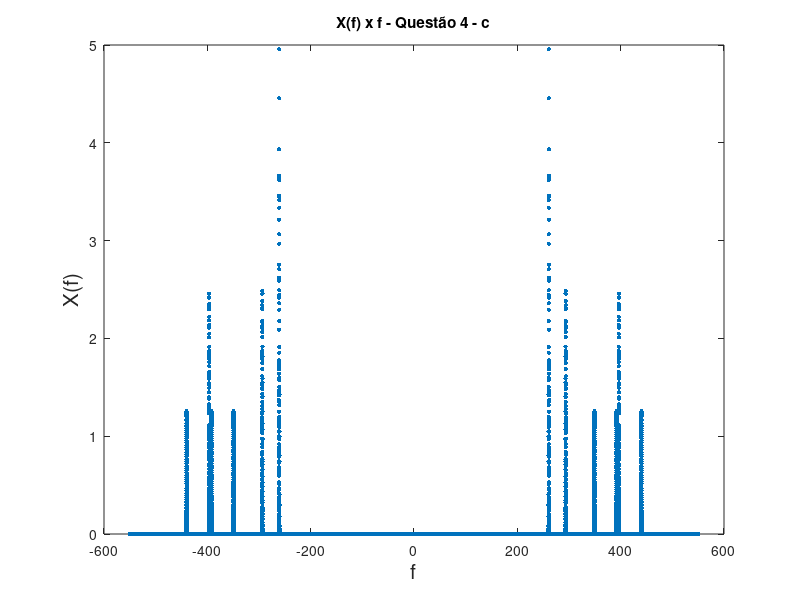

The MATLAB script that drew this image: (Note: this script raises an error after producing the figure.)
%Questao 4.c)
% Intervalo

% Dados básicos

fa = 1100;
amostragem = 200;

d_t = 1 / fa;
d_f = 1 / amostragem;

t = -amostragem / 2:d_t:amostragem / 2;
f = -fa / 2: d_f : fa / 2;

f1=261.1; p4 = exp(-0.5*(t-4).^2); x1=cos(2*pi*f1*t);
f2=293.7; p12=exp(-0.5*(t-12).^2); x2=cos(2*pi*f2*t);
f3=311.1; p20=exp(-0.5*(t-20).^2); x3=cos(2*pi*f3*t);
f4=396.6; p28=exp(-0.5*(t-28).^2); x4=cos(2*pi*f4*t);
f5=349.2; p36=exp(-0.5*(t-36).^2); x5=cos(2*pi*f5*t);
f6=392.0; p44=exp(-0.5*(t-44).^2); x6=cos(2*pi*f6*t);
f7=440.0; p52=exp(-0.5*(t-52).^2); x7=cos(2*pi*f7*t);
f8=466.2; p60=exp(-0.5*(t-60).^2); x8=cos(2*pi*f8*t);
f9=522.1; p68=exp(-0.5*(t-68).^2); x9=cos(2*pi*f9*t);
p76=exp(-0.5*(t-76).^2);
p84=exp(-0.5*(t-84).^2);

x = x1.*p4 + x2.*p12 + x4.*p20 + x1.*p28 + x1.*p36 + x2.*p44 + x7.*p52 + x1.*p60 + x4.*p68 + x5.*p76 + x6.*p84;

F_x = fft(x);
X_s = fftshift(F_x);

X_a = abs(X_s)/fa;

plot(f, X_a, ".", "markersize", 10);

xlabel("f", "fontsize", 15);
ylabel("X(f)", "fontsize", 15);

title("X(f) x f - Questão 4 - c");

E = sum(abs(x).^2).*dt
